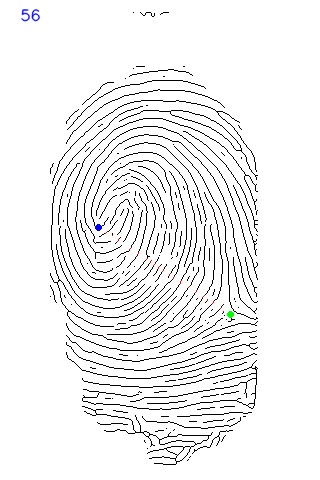
#> input picture RidgeCount_Samrat/10.jpeg, 320 x 480 px
$ python dotcount.py
#> lines starting #> are read from the running program, lines starting #| are printed output that depends on the picture
import cv2
import numpy

red = [(0,0,240),(10,10,255)] # lower and upper
green = [(0,240,0),(10,255,10)]
yellow = [(0,240,250),(10,255,255)]
dot_colors = [red, green, yellow]

img = cv2.imread('10.jpeg')
#> img is the input picture: shape (480, 320, 3); mean B, G, R 240.1, 240, 240
# apply medianBlur to smooth image before threshholding
blur= cv2.medianBlur(img, 7) # smooth image by 7x7 pixels, may need to adjust a bit
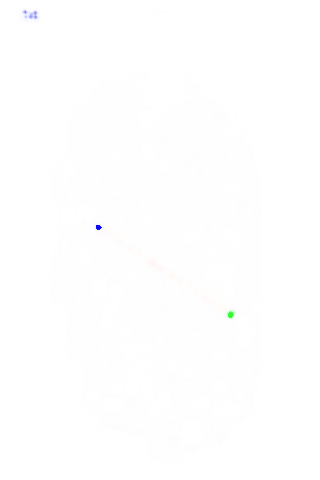
#> blur: shape (480, 320, 3); mean B, G, R 254.5, 254.5, 254.5

for lower, upper in dot_colors:
    output = img.copy()
    # apply threshhold color to white (255,255, 255) and the rest to black(0,0,0)
    mask = cv2.inRange(blur,lower,upper)

    circles = cv2.HoughCircles(mask,cv2.HOUGH_GRADIENT,1,20,param1=20,param2=8,
                               minRadius=0,maxRadius=60)
    index = 0
    if circles is not None:
        # convert the (x, y) coordinates and radius of the circles to integers
        circles = numpy.round(circles[0, :]).astype("int")

        # loop over the (x, y) coordinates and radius of the circles
        for (x, y, r) in circles:
            # draw the circle in the output image,
            #   then draw a rectangle corresponding to the center of the circle
            cv2.circle(output, (x, y), r, (255, 0, 255), 2)
            cv2.rectangle(output, (x - 5, y - 5), (x + 5, y + 5), (255, 0, 255), -1)

            index = index + 1
            #print str(index) + " : " + str(r) + ", (x,y) = " + str(x) + ', ' + str(y)
        print ('No. of circles detected = {}'.format(index))
